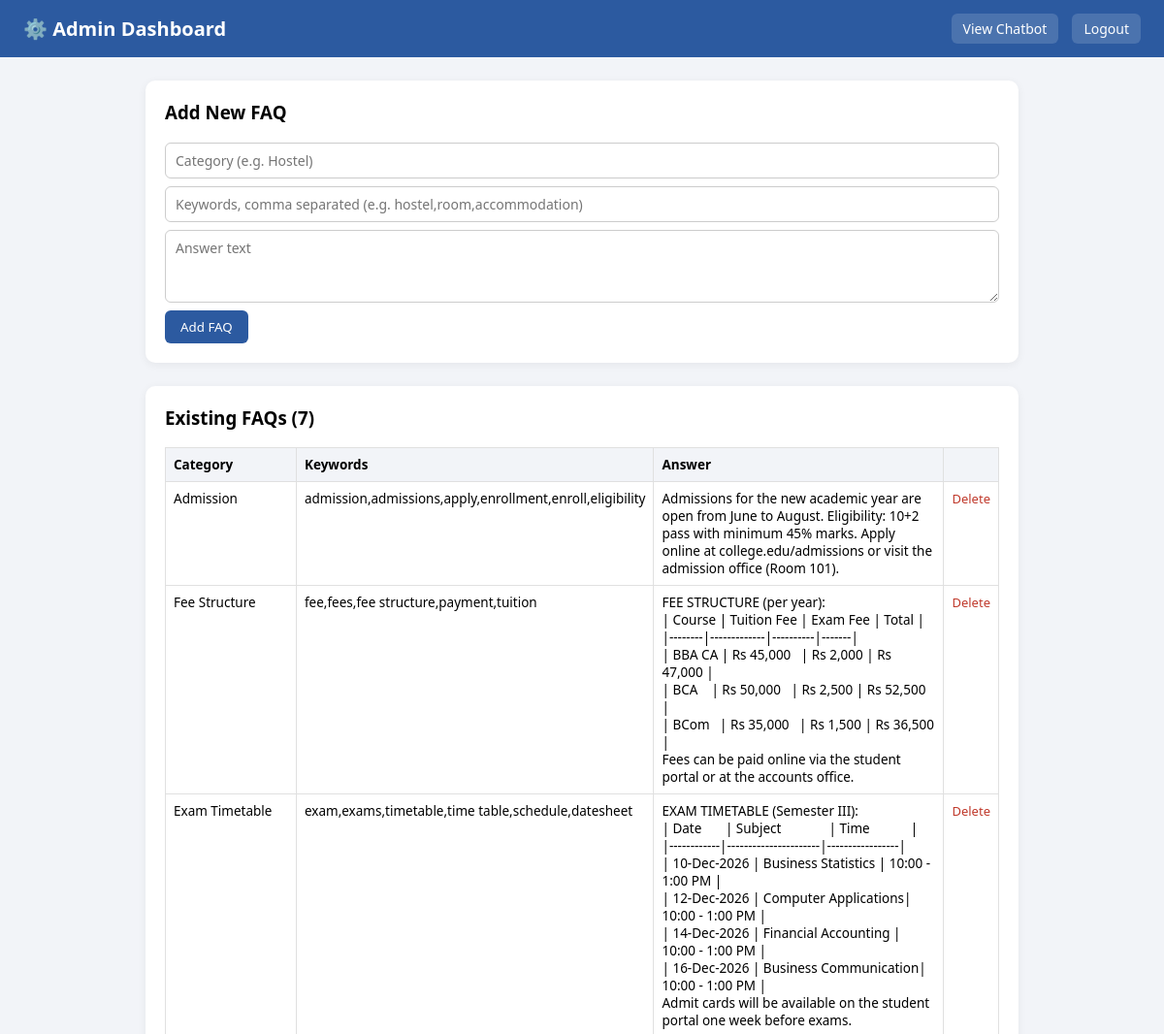
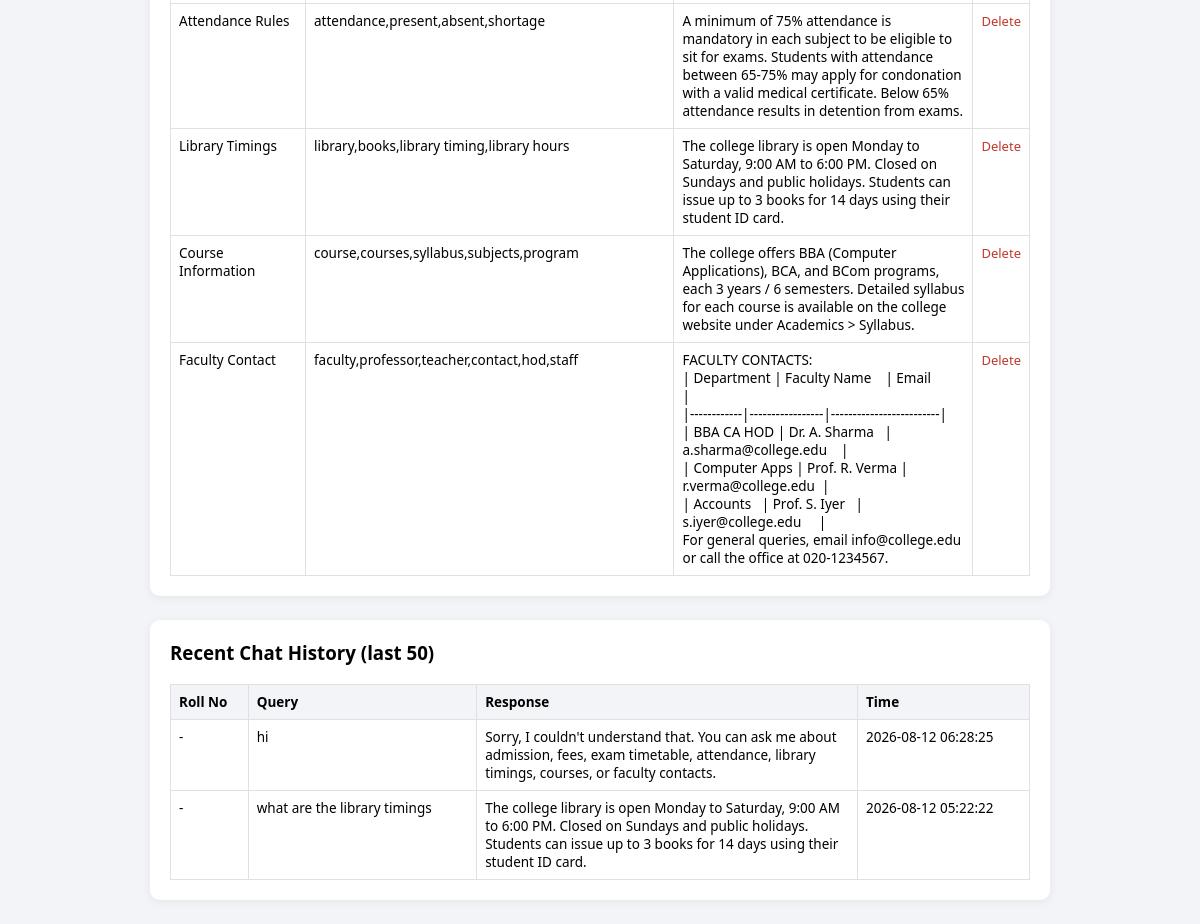
The page /admin/dashboard (signed in) on the database its author committed (2 pictures, top to bottom).
### tables this page shows
CREATE TABLE college_info (
        id INTEGER PRIMARY KEY AUTOINCREMENT,
        category TEXT NOT NULL,
        keywords TEXT NOT NULL,
        answer TEXT NOT NULL
    );

CREATE TABLE chat_history (
        id INTEGER PRIMARY KEY AUTOINCREMENT,
        roll_no TEXT,
        user_query TEXT NOT NULL,
        bot_response TEXT NOT NULL,
        timestamp TEXT DEFAULT CURRENT_TIMESTAMP
    );

### app.py (the view)
@app.route("/admin/dashboard")
def admin_dashboard():
    if not session.get("is_admin"):
        return redirect(url_for("admin_login"))
    conn = get_db()
    faqs = conn.execute("SELECT * FROM college_info").fetchall()
    history = conn.execute(
        "SELECT * FROM chat_history ORDER BY id DESC LIMIT 50"
    ).fetchall()
    conn.close()
    return render_template("admin_dashboard.html", faqs=faqs, history=history)

### app.py (called while the page is built)
def get_db():
    conn = sqlite3.connect(DB_NAME)
    conn.row_factory = sqlite3.Row
    return conn

### templates/admin_dashboard.html (shortened to what this page needs)
<!DOCTYPE html>
<html lang="en">
<head>
<link rel="stylesheet" href="{{ url_for('static', filename='style.css') }}">
</head>
<body>
<div class="topbar">
    <h2>⚙️ Admin Dashboard</h2>
    <div class="topbar-right">
        <a href="/" class="link-btn">View Chatbot</a>
        <a href="/admin/logout" class="link-btn">Logout</a>
    </div>
</div>
<div class="admin-container">
    <section class="admin-section">
        <h3>Add New FAQ</h3>
        <form method="POST" action="/admin/add" class="admin-form">
            <input type="text" name="category" placeholder="Category (e.g. Hostel)" required>
            <input type="text" name="keywords" placeholder="Keywords, comma separated (e.g. hostel,room,accommodation)" required>
            <textarea name="answer" placeholder="Answer text" rows="3" required></textarea>
            <button type="submit">Add FAQ</button>
        </form>
    </section>
    <section class="admin-section">
        <h3>Existing FAQs ({{ faqs|length }})</h3>
        <table class="admin-table">
            <tr><th>Category</th><th>Keywords</th><th>Answer</th><th></th></tr>
            {% for f in faqs %}
            <tr>
                <td>{{ f.category }}</td>
                <td>{{ f.keywords }}</td>
                <td class="answer-cell">{{ f.answer }}</td>
                <td><a href="/admin/delete/{{ f.id }}" class="delete-btn" onclick="return confirm('Delete this FAQ?')">Delete</a></td>
            </tr>
            {% endfor %}
        </table>
    </section>
    <section class="admin-section">
        <h3>Recent Chat History (last 50)</h3>
        <table class="admin-table">
            <tr><th>Roll No</th><th>Query</th><th>Response</th><th>Time</th></tr>
            {% for h in history %}
            <tr>
                <td>{{ h.roll_no or "-" }}</td>
                <td>{{ h.user_query }}</td>
                <td class="answer-cell">{{ h.bot_response }}</td>
                <td>{{ h.timestamp }}</td>
            </tr>
            {% endfor %}
        </table>
    </section>
</div>
</body>
</html>

### static/style.css (style rules this page uses)
* { box-sizing: border-box; font-family: 'Segoe UI', Arial, sans-serif; }
body { margin: 0; background: #f2f4f8; }
.topbar { background: #2c5aa0; color: white; padding: 14px 24px; display: flex; justify-content: space-between; align-items: center; }
.topbar h2 { margin: 0; font-size: 20px; }
.topbar-right { display: flex; align-items: center; gap: 14px; font-size: 14px; }
.link-btn { color: white; text-decoration: none; background: rgba(255,255,255,0.15); padding: 6px 12px; border-radius: 6px; }
.admin-container { max-width: 900px; margin: 24px auto; display: flex; flex-direction: column; gap: 24px; }
.admin-section { background: white; padding: 20px; border-radius: 10px; box-shadow: 0 2px 10px rgba(0,0,0,0.06); }
.admin-section h3 { margin-top: 0; }
.admin-form { display: flex; flex-direction: column; gap: 8px; }
.admin-form input, .admin-form textarea { padding: 8px 10px; border: 1px solid #ccc; border-radius: 6px; font-size: 14px; font-family: inherit; }
.admin-form button { align-self: flex-start; background: #2c5aa0; color: white; border: none; padding: 8px 16px; border-radius: 6px; cursor: pointer; }
.admin-table { width: 100%; border-collapse: collapse; font-size: 13.5px; }
.admin-table th, .admin-table td { border: 1px solid #e0e0e0; padding: 8px; text-align: left; vertical-align: top; }
.admin-table th { background: #f2f4f8; }
.answer-cell { max-width: 320px; white-space: pre-wrap; }
.delete-btn { color: #c0392b; text-decoration: none; font-size: 13px; }

### rows shown on the page
college_info: category "Admission", keywords "admission,admissions,apply,enrollment,enroll,eligibility", answer "Admissions for the new academic year are open from June to August. Eligibility: 10+2 pass with minimum 45% marks. Apply online at college.edu/admissions or visit the admission office (Room 101)."
college_info: category "Fee Structure", keywords "fee,fees,fee structure,payment,tuition", answer "FEE STRUCTURE (per year): | Course | Tuition Fee | Exam Fee | Total | |--------|-------------|----------|-------| | BBA CA | Rs 45,000 | Rs 2,000 | Rs 47,000 | | BCA | Rs 50,000 | Rs 2,500 | Rs 52,500 | | BCom | Rs 35,000 | Rs 1,500 | Rs 36,500 | Fees can be paid online via the student portal or at the accounts office."
college_info: category "Exam Timetable", keywords "exam,exams,timetable,time table,schedule,datesheet", answer "EXAM TIMETABLE (Semester III): | Date | Subject | Time | |------------|----------------------|-----------------| | 10-Dec-2026 | Business Statistics | 10:00 - 1:00 PM | | 12-Dec-2026 | Computer Applications| 10:00 - 1:00 PM | | 14-Dec-2026 | Financial Accounting | 10:00 - 1:00 PM | | 16-Dec-2026 | Business Communication| 10:00 - 1:00 PM | Admit cards will be available on the student portal one week before exams."
college_info: category "Attendance Rules", keywords "attendance,present,absent,shortage", answer "A minimum of 75% attendance is mandatory in each subject to be eligible to sit for exams. Students with attendance between 65-75% may apply for condonation with a valid medical certificate. Below 65% attendance results in detention from exams."
college_info: category "Library Timings", keywords "library,books,library timing,library hours", answer "The college library is open Monday to Saturday, 9:00 AM to 6:00 PM. Closed on Sundays and public holidays. Students can issue up to 3 books for 14 days using their student ID card."
college_info: category "Course Information", keywords "course,courses,syllabus,subjects,program", answer "The college offers BBA (Computer Applications), BCA, and BCom programs, each 3 years / 6 semesters. Detailed syllabus for each course is available on the college website under Academics > Syllabus."
college_info: category "Faculty Contact", keywords "faculty,professor,teacher,contact,hod,staff", answer "FACULTY CONTACTS: | Department | Faculty Name | Email | |------------|-----------------|-------------------------| | BBA CA HOD | Dr. A. Sharma | a.sharma@college.edu | | Computer Apps | Prof. R. Verma | r.verma@college.edu | | Accounts | Prof. S. Iyer | s.iyer@college.edu | For general queries, email info@college.edu or call the office at 020-1234567."
chat_history: roll_no "-", user_query "hi", bot_response "Sorry, I couldn't understand that. You can ask me about admission, fees, exam timetable, attendance, library timings, courses, or faculty contacts.", timestamp "2026-08-12 06:28:25"
chat_history: roll_no "-", user_query "what are the library timings", bot_response "The college library is open Monday to Saturday, 9:00 AM to 6:00 PM. Closed on Sundays and public holidays. Students can issue up to 3 books for 14 days using their student ID card.", timestamp "2026-08-12 05:22:22"

### other values the page prints
{{ faqs|length }} "7"
